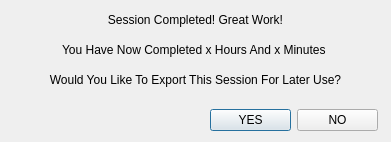
<?xml version="1.0" encoding="UTF-8"?>
<ui version="4.0">
 <class>sessioncompletedDialog</class>
 <widget class="QDialog" name="sessioncompletedDialog">
  <property name="geometry">
   <rect>
    <x>0</x>
    <y>0</y>
    <width>391</width>
    <height>142</height>
   </rect>
  </property>
  <property name="windowTitle">
   <string>Dialog</string>
  </property>
  <widget class="QLabel" name="sessioncompletedtopLabel">
   <property name="geometry">
    <rect>
     <x>30</x>
     <y>10</y>
     <width>331</width>
     <height>20</height>
    </rect>
   </property>
   <property name="text">
    <string>Session Completed! Great Work!</string>
   </property>
   <property name="alignment">
    <set>Qt::AlignCenter</set>
   </property>
  </widget>
  <widget class="QLabel" name="sessioncompletedTotalTimeCompletedLabel">
   <property name="geometry">
    <rect>
     <x>30</x>
     <y>40</y>
     <width>331</width>
     <height>20</height>
    </rect>
   </property>
   <property name="text">
    <string>You Have Now Completed x Hours And x Minutes </string>
   </property>
   <property name="alignment">
    <set>Qt::AlignCenter</set>
   </property>
  </widget>
  <widget class="QLabel" name="sessioncompletedexportQuestionLabel">
   <property name="geometry">
    <rect>
     <x>30</x>
     <y>70</y>
     <width>331</width>
     <height>20</height>
    </rect>
   </property>
   <property name="text">
    <string>Would You Like To Export This Session For Later Use?</string>
   </property>
   <property name="alignment">
    <set>Qt::AlignCenter</set>
   </property>
  </widget>
  <widget class="QWidget" name="horizontalLayoutWidget">
   <property name="geometry">
    <rect>
     <x>210</x>
     <y>100</y>
     <width>168</width>
     <height>41</height>
    </rect>
   </property>
   <layout class="QHBoxLayout" name="sessioncompletebuttonLayout">
    <item>
     <widget class="QPushButton" name="sessioncompleteExportYesButton">
      <property name="text">
       <string>YES</string>
      </property>
     </widget>
    </item>
    <item>
     <widget class="QPushButton" name="sessioncompleteExportNoButton">
      <property name="text">
       <string>NO</string>
      </property>
     </widget>
    </item>
   </layout>
  </widget>
 </widget>
 <resources/>
 <connections/>
</ui>
